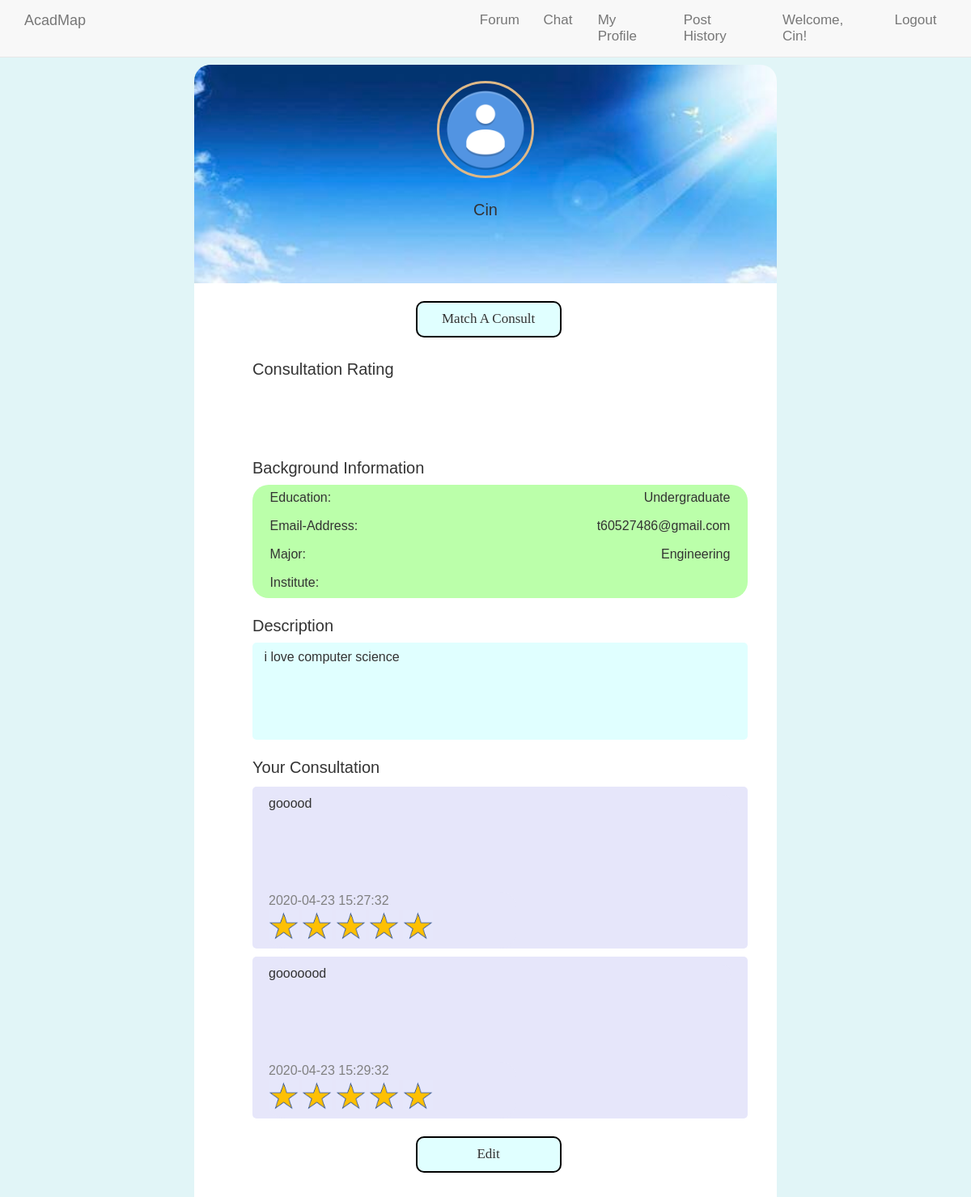
Screenshot of /forum_related/myprofile.php (signed in) with the database file from the repository.
### tables this page shows
CREATE TABLE `user_profile` (
  `user_id` int(8) UNSIGNED NOT NULL,
  `username` varchar(16) NOT NULL,
  `personal_picture` varchar(200) DEFAULT NULL,
  `education_level` varchar(64) NOT NULL,
  `personal_description` text NOT NULL,
  `major` varchar(120) NOT NULL,
  `user_level` varchar(15) NOT NULL DEFAULT 'member',
  `institute` varchar(40) DEFAULT NULL,
  `consult_rating` double NOT NULL DEFAULT 0,
  `cvv` int(3) DEFAULT NULL,
  `expire_yr` int(4) DEFAULT NULL,
  `expire_mth` int(2) DEFAULT NULL,
  `cardnumber` varchar(17) DEFAULT NULL,
  `cardname` varchar(20) DEFAULT NULL
);

CREATE TABLE `user` (
  `user_id` int(8) UNSIGNED NOT NULL,
  `username` varchar(16) NOT NULL,
  `password` varchar(16) NOT NULL,
  `verify_code` varchar(8) NOT NULL DEFAULT 'pokemon!',
  `email_address` varchar(320) NOT NULL
);

CREATE TABLE `consultation_comment` (
  `user_id` int(8) NOT NULL,
  `author_id` int(8) NOT NULL,
  `score` int(1) NOT NULL,
  `comments` text NOT NULL,
  `comment_date` timestamp NOT NULL DEFAULT current_timestamp()
);

### forum_related/myprofile.php (the view, shortened to what this page needs)
<!DOCTYPE html>
<html>
<head>
  <link rel="stylesheet" href="../css/bootstrap.min.css">
  <link rel="stylesheet" href="../css/main.css">
    <link rel="stylesheet" href="../css/post.css">
  <link rel="stylesheet" href="../css/profile.css">
	</head>
	<body>
		<div style="background-color: #e1f5f7">
		<div class="space1"></div>
		<?php
			include("../navbar.php");
			$uid = $_SESSION['user_id'];
			$servername = "localhost";
			$username = "root";
			$password = "";
			$conn = new mysqli($servername, $username, $password, 'AcadMap');
			$commentsql = "SELECT * FROM user_profile WHERE user_id=$uid";
			$commentResult = mysqli_query($conn,$commentsql);
			$Commentinfo = mysqli_fetch_array($commentResult);
			echo "<div class='top1'><div class='circle1'></div>
				<div class='username1'>".$Commentinfo['username']."</div>
				<div class='institute1'>".$Commentinfo['institute']."</div>
				</div>";
		?>
		<div class="content1">
			<button class="consult1" type="button" onclick="window.location.href='matching.php'">Match A Consult</button>
			<div class="rank1">
				Consultation Rating
			</div>
			<?php
				$starsql = "SELECT AVG(score) AS maxs FROM consultation_comment WHERE user_id=$uid";
				$starResult = mysqli_query($conn,$starsql);
				$starinfo = mysqli_fetch_array($starResult);
				if($starinfo['maxs']>4){
					echo '<div class="ratings11"></div>
					<div class="ratings11 ratings2"></div>
					<div class="ratings11 ratings3"></div>
					<div class="ratings11 ratings4"></div>
					<div class="ratings11 ratings5"></div>';
				}
			?>
			<div class="bac-info1">
					Background Information
				</div>
				<?php
					$sql = "SELECT * FROM user WHERE user_id=$uid";
					$Result = mysqli_query($conn,$sql);
					$info = mysqli_fetch_array($Result);
					echo '<div class="status1" >
							Education:<div class="education1">'.$Commentinfo['education_level'].'</div>
						</div>
						<div class="email2" >Email-Address:
							<div class="email1">'.$info['email_address'].'</div>
						</div>
						<div class="major2" >Major:
							<div class="major1">'.$Commentinfo['major'].'</div>
						</div>
						<div class="user_status1">Institute:
							<div class="user_status2">'.$Commentinfo['institute'].'</div>
						</div>';
				?>
			<div class="des1">Description</div>
			<div rows="3" cols="10" class="description1">
			<?php
					echo $Commentinfo['personal_description'];
			?>
			</div>
			<div class="con1">
				Your Consultation
			</div>
			<?php
				$sql = "SELECT * FROM consultation_comment WHERE user_id=$uid";
				$Result = mysqli_query($conn,$sql);
				$col = mysqli_num_rows($Result);
				for ($x = 0; $x < $col; $x++) {
					$info = mysqli_fetch_array($Result);
					if($info['score']==0){
						echo '<div class="consultation_content1">
						<div style="margin:10px"><div style="padding:10px">
							<div class="text1">'.$info['comments'].'</div>
							<div class="day1">'.$info['comment_date'].'<br>
								<div class="star1"></div>
								<div class="star1"></div>
								<div class="star1"></div>
								<div class="star1"></div>
								<div class="star1"></div>
							</div></div>
						</div>
					  </div>';
					}
					else{
						echo '<div class="consultation_content1">
						<div style="margin:10px"><div style="padding:10px">
							<div class="text1">'.$info['comments'].'</div>
							<div class="day1">'.$info['comment_date'].'<br>
								<div class="star_s"></div>
								<div class="star_s"></div>
								<div class="star_s"></div>
								<div class="star_s"></div>
								<div class="star_s"></div>
							</div></div>
						</div>
					  </div>';
					}
				}
			?>
			<form action='editprofile.php'>
				<button class="consult1" type="button" onclick="window.location.href='editprofile.php'">Edit</button>
			</form>
			<div class="space1"></div>
		</div>
	</body>
</html>

### css/main.css (style rules this page uses)
body { padding-top: 50px; }

### css/post.css (style rules this page uses)
body { margin: 0; font-size: 17px; font-family: Arial, Helvetica, sans-serif; }
.content1 { padding: 0; margin: 2px auto 2px auto; width: 90%; }

### css/profile.css (style rules this page uses)
* { margin:0; padding:0; }
html { background-color: #98f5ff; }
.top1 { width:60%; height:270px; margin:0 auto; padding:20px 0; border-top-left-radius: 20px; border-top-right-radius: 20px; background-image: url(../assets/profile_bac.jpg); background-size: cover; }
.circle1 { width:120px; height:120px; border-radius: 60px; border-style: solid; border-color: burlywood; margin:0 auto; background-image: url(../assets/avatar.png); background-size: cover; }
.username1 { height:50px; margin:25px auto 10px; text-align: center; font-size: 20px; }
.institute1 { width:300px; height:50px; margin:0 auto; text-align: center; }
.content1 { width: 60%; margin:0 auto; background-color: white; }
.consult1 { display:inline-block; width: 25%; height:45px; margin-left:38%; margin-top:3%; font-size:17px; border-radius: 10px; border-style: solid; background-color: #e0ffff; font-family:Cooper Black; }
.rank1 { margin-left:10%; margin-top:25px; font-size: 20px; }
.ratings11 { display:inline-block; margin-top:7px; margin-left:10%; width:57px; height:55px; background-size: cover; background-image: url(../assets/yellow-star.png); }
.bac-info1 { margin-left:10%; margin-top:25px; font-size: 20px; margin-bottom: 6px; }
.status1,.email2,.major2,.user_status1 { display: inline-block; margin-left:10%; background-color: #bfa; width:85%; height: 35px; border-style: none; border-width: 0.5px; border-color: #0bf; font-size:16px; padding:0 3%; padding-top: 5px; vertical-align: center; }
.education1,.email1,.major1,.user_status2 { float:right; }
.status1 { border-top-left-radius: 20px; border-top-right-radius: 20px; }
.user_status1 { border-bottom-left-radius: 20px; border-bottom-right-radius: 20px; }
.des1 { margin-left:10%; font-size: 20px; margin-top:20px; }
.description1 { width:85%; height:120px; margin-left:10%; margin-top:6px; font-size: 16px; border-color: gray; padding:1% 2%; border-radius: 5px; background-color: #e0ffff; }
.con1 { margin-left:10%; font-size: 20px; margin-top:20px; }
.consultation_content1 { margin-left:10%; margin-top:6px; width:85%; position: relative; height:200px; border-radius: 5px; background-color: #e6e6fa; }
.text1 { width:100%; height:50%; background-color: #e6e6fa; font-size: 16px; border-style: none; border-radius: 20px; }
.day1 { display:inline-block; width:50%; height:35%; color: grey;; position: absolute; bottom: 0px; background-color: #e6e6fa; font-size: 16px; border-radius: 20px; }
.star_s { display:inline-block; background-size: cover; background-image: url(../assets/yellow-star1.png); width:37px; height:37px; }
.space1 { height:30px; }

### rows the page displays
user_profile: username "Cin", education_level "Undergraduate", major "Engineering", personal_description "i love computer science"
user: email_address "t60527486@gmail.com"
consultation_comment: comments "gooood", comment_date "2020-04-23 15:27:32"
consultation_comment: comments "gooooood", comment_date "2020-04-23 15:29:32"

### other values shown
$_SESSION['username'] "Cin"
